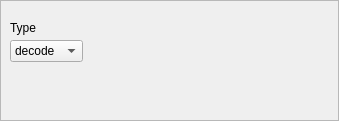
<?xml version="1.0" encoding="UTF-8"?>
<ui version="4.0">
 <class>Frame</class>
 <widget class="QFrame" name="Frame">
  <property name="geometry">
   <rect>
    <x>0</x>
    <y>0</y>
    <width>339</width>
    <height>121</height>
   </rect>
  </property>
  <property name="windowTitle">
   <string>Frame</string>
  </property>
  <property name="frameShape">
   <enum>QFrame::StyledPanel</enum>
  </property>
  <property name="frameShadow">
   <enum>QFrame::Raised</enum>
  </property>
  <widget class="QComboBox" name="op">
   <property name="geometry">
    <rect>
     <x>10</x>
     <y>40</y>
     <width>73</width>
     <height>22</height>
    </rect>
   </property>
   <item>
    <property name="text">
     <string>decode</string>
    </property>
   </item>
   <item>
    <property name="text">
     <string>encode</string>
    </property>
   </item>
  </widget>
  <widget class="QLabel" name="label_3">
   <property name="geometry">
    <rect>
     <x>10</x>
     <y>20</y>
     <width>61</width>
     <height>16</height>
    </rect>
   </property>
   <property name="text">
    <string>Type</string>
   </property>
  </widget>
 </widget>
 <resources/>
 <connections/>
</ui>
